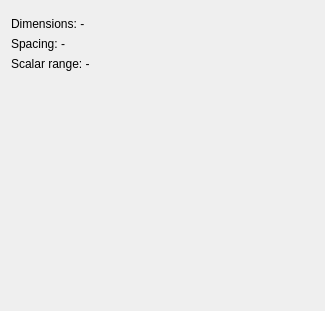
<?xml version="1.0" encoding="UTF-8"?>
<ui version="4.0">
 <class>InputNodeInspector</class>
 <widget class="qMRMLWidget" name="InputNodeInspector">
  <property name="geometry">
   <rect>
    <x>0</x>
    <y>0</y>
    <width>325</width>
    <height>311</height>
   </rect>
  </property>
  <layout class="QVBoxLayout" name="verticalLayout">
   <item>
    <widget class="qMRMLNodeComboBox" name="inputNodeSelector">
     <property name="nodeTypes">
      <stringlist notr="true">
       <string>vtkMRMLScalarVolumeNode</string>
       <string>vtkMRMLModelNode</string>
      </stringlist>
     </property>
     <property name="hideChildNodeTypes">
      <stringlist notr="true"/>
     </property>
     <property name="noneEnabled">
      <bool>true</bool>
     </property>
     <property name="addEnabled">
      <bool>false</bool>
     </property>
     <property name="removeEnabled">
      <bool>false</bool>
     </property>
     <property name="interactionNodeSingletonTag">
      <string notr="true"/>
     </property>
    </widget>
   </item>
   <item>
    <widget class="QLabel" name="dimensionsLabel">
     <property name="text">
      <string>Dimensions: -</string>
     </property>
    </widget>
   </item>
   <item>
    <widget class="QLabel" name="spacingLabel">
     <property name="text">
      <string>Spacing: -</string>
     </property>
    </widget>
   </item>
   <item>
    <widget class="QLabel" name="scalarRangeLabel">
     <property name="text">
      <string>Scalar range: -</string>
     </property>
    </widget>
   </item>
   <item>
    <spacer name="verticalSpacer">
     <property name="orientation">
      <enum>Qt::Vertical</enum>
     </property>
     <property name="sizeHint" stdset="0">
      <size>
       <width>20</width>
       <height>40</height>
      </size>
     </property>
    </spacer>
   </item>
  </layout>
 </widget>
 <customwidgets>
  <customwidget>
   <class>qMRMLNodeComboBox</class>
   <extends>QWidget</extends>
   <header>qMRMLNodeComboBox.h</header>
  </customwidget>
  <customwidget>
   <class>qMRMLWidget</class>
   <extends>QWidget</extends>
   <header>qMRMLWidget.h</header>
   <container>1</container>
  </customwidget>
 </customwidgets>
 <resources/>
 <connections>
  <connection>
   <sender>InputNodeInspector</sender>
   <signal>mrmlSceneChanged(vtkMRMLScene*)</signal>
   <receiver>inputNodeSelector</receiver>
   <slot>setMRMLScene(vtkMRMLScene*)</slot>
   <hints>
    <hint type="sourcelabel">
     <x>162</x>
     <y>155</y>
    </hint>
    <hint type="destinationlabel">
     <x>162</x>
     <y>26</y>
    </hint>
   </hints>
  </connection>
 </connections>
</ui>
